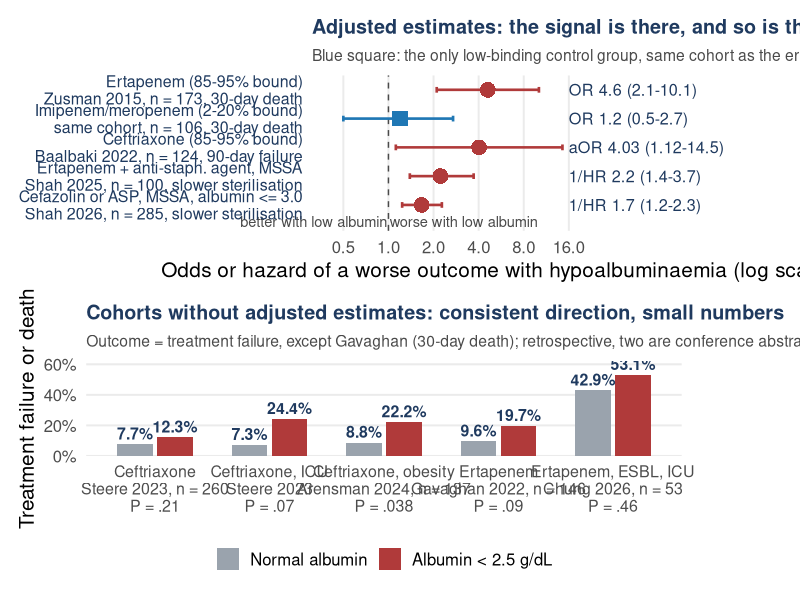

R code for this plot:
# =============================================================================
# Section 3 slide. Do patients on highly protein-bound anti-infectives do worse
# when albumin is low? All clinical evidence is observational. Values are taken
# from the published abstracts / full texts cited; nothing is simulated.
# Panel A (effect estimates with 95% CI, "worse outcome with hypoalbuminaemia"):
#   Zusman 2015 (CMI 21:54; prospective, n = 279): 30-day mortality OR for
#     hypoalbuminaemia 4.6 (2.1-10.1) in 173 ertapenem patients vs 1.2 (0.5-2.7)
#     in 106 imipenem/meropenem patients (P = 0.02 for the difference).
#   Baalbaki 2022 (J Pharm Technol 38:326; n = 124, Enterobacterales bacteraemia,
#     ceftriaxone): 90-day clinical failure aOR 4.03 (1.12-14.50).
#   Shah 2025 (JAC 80:1823; n = 100, MSSA bacteraemia, ertapenem + ASP/cefazolin):
#     time to negative cultures HR 0.45 (0.27-0.72); shown as 1/HR = 2.22 (1.39-3.70).
#   Shah 2026 (JAC 81(2); n = 285, MSSA bacteraemia, cefazolin or ASP, albumin
#     <= 3.0 g/dL): HR 0.60 (0.44-0.81); shown as 1/HR = 1.67 (1.23-2.27).
# Panel B (crude or weighted percentages, hypoalbuminaemia vs normal albumin):
#   Steere 2023 (OFID 10:ofad102; n = 260, ceftriaxone): failure 12.3 vs 7.7 %
#     (P = .21); ICU subgroup 24.4 vs 7.3 % (P = .07).
#   Arensman Hannan 2024 (AAC 68:e01663-23; n = 137, obesity, ceftriaxone 2 g q12h):
#     clinical success 77.8 vs 91.2 % (P = 0.038) -> failure 22.2 vs 8.8 %.
#   Gavaghan 2022 (OFID 9:S2, abstract; n = 146, ertapenem): 30-day mortality
#     19.7 vs 9.6 % (P = 0.09).
#   Chung 2026 (OFID 13:S1, abstract; n = 53, ICU ESBL bacteraemia, ertapenem):
#     treatment failure 53.1 vs 42.9 % (P = 0.46).
#   VanDorf 2024 (Ann Pharmacother 58:690; n = 54, ICU ESBL bacteraemia, matched on
#     albumin): ertapenem vs meropenem clinical failure 50.0 vs 38.9 % (P = 0.436);
#     escalation 33.3 vs 2.8 % (P = 0.002)  [drug comparison, not albumin comparison]
# =============================================================================
suppressPackageStartupMessages({library(dplyr); library(ggplot2); library(patchwork)})
col_blue <- "#1f77b4"; col_grey <- "#9aa3ad"; col_navy <- "#1f3a5f"; col_dark <- "#4a4a4a"; col_red <- "#b03a3a"
base_theme <- function(bs = 17) theme_minimal(base_size = bs) + theme(panel.grid.minor = element_blank(), plot.title = element_text(face = "bold", color = col_navy, size = bs * 0.95), plot.subtitle = element_text(color = col_dark, size = bs * 0.75), plot.margin = margin(8, 10, 8, 8))

fo <- tribble(~label, ~drug, ~est, ~lo, ~hi, ~note, ~ctrl,
  "Ertapenem (85-95% bound)\nZusman 2015, n = 173, 30-day death",                 "Ertapenem",     4.60, 2.10, 10.10, "OR 4.6 (2.1-10.1)",  FALSE,
  "Imipenem/meropenem (2-20% bound)\nsame cohort, n = 106, 30-day death",         "Low-binding",   1.20, 0.50,  2.70, "OR 1.2 (0.5-2.7)",   TRUE,
  "Ceftriaxone (85-95% bound)\nBaalbaki 2022, n = 124, 90-day failure",           "Ceftriaxone",   4.03, 1.12, 14.50, "aOR 4.03 (1.12-14.5)", FALSE,
  "Ertapenem + anti-staph. agent, MSSA\nShah 2025, n = 100, slower sterilisation", "Ertapenem",     1/0.45, 1/0.72, 1/0.27, "1/HR 2.2 (1.4-3.7)", FALSE,
  "Cefazolin or ASP, MSSA, albumin <= 3.0\nShah 2026, n = 285, slower sterilisation", "ASP/cefazolin", 1/0.60, 1/0.81, 1/0.44, "1/HR 1.7 (1.2-2.3)", FALSE) |>
  mutate(label = factor(label, rev(label)))
pa <- ggplot(fo, aes(est, label)) +
  geom_vline(xintercept = 1, linetype = "dashed", color = col_dark) +
  geom_errorbar(aes(xmin = lo, xmax = hi, color = ctrl), width = 0.2, linewidth = 0.9, orientation = "y") +
  geom_point(aes(color = ctrl, shape = ctrl), size = 5, fill = "white") +
  geom_text(aes(x = 16, label = note), hjust = 0, size = 4.1, color = col_navy) +
  annotate("text", x = 0.98, y = 0.42, label = "better with low albumin", hjust = 1, size = 3.7, color = col_dark) +
  annotate("text", x = 1.02, y = 0.42, label = "worse with low albumin", hjust = 0, size = 3.7, color = col_dark) +
  scale_x_log10(limits = c(0.4, 70), breaks = c(0.5, 1, 2, 4, 8, 16)) +
  scale_color_manual(values = c(`FALSE` = col_red, `TRUE` = col_blue), guide = "none") +
  scale_shape_manual(values = c(`FALSE` = 16, `TRUE` = 15), guide = "none") +
  scale_y_discrete(expand = expansion(add = c(0.9, 0.5))) +
  coord_cartesian(clip = "off") +
  labs(x = "Odds or hazard of a worse outcome with hypoalbuminaemia (log scale)", y = NULL,
       title = "Adjusted estimates: the signal is there, and so is the confounder",
       subtitle = "Blue square: the only low-binding control group, same cohort as the ertapenem row") +
  base_theme(15) + theme(panel.grid.major.y = element_blank(), axis.text.y = element_text(size = 11.5, lineheight = 0.9, color = col_navy, hjust = 1),
                         plot.margin = margin(8, 80, 8, 8))

pc <- tribble(~study, ~grp, ~pct,
  "Ceftriaxone\nSteere 2023, n = 260\nP = .21",                 "Low albumin", 12.3, "Ceftriaxone\nSteere 2023, n = 260\nP = .21",                 "Normal", 7.7,
  "Ceftriaxone, ICU\nSteere 2023\nP = .07",            "Low albumin", 24.4, "Ceftriaxone, ICU\nSteere 2023\nP = .07",            "Normal", 7.3,
  "Ceftriaxone, obesity\nArensman 2024, n = 137\nP = .038", "Low albumin", 22.2, "Ceftriaxone, obesity\nArensman 2024, n = 137\nP = .038", "Normal", 8.8,
  "Ertapenem\nGavaghan 2022, n = 146\nP = .09",             "Low albumin", 19.7, "Ertapenem\nGavaghan 2022, n = 146\nP = .09",             "Normal", 9.6,
  "Ertapenem, ESBL, ICU\nChung 2026, n = 53\nP = .46", "Low albumin", 53.1, "Ertapenem, ESBL, ICU\nChung 2026, n = 53\nP = .46", "Normal", 42.9) |>
  mutate(study = factor(study, unique(study)), grp = factor(grp, c("Normal", "Low albumin")))
pb <- ggplot(pc, aes(study, pct, fill = grp)) +
  geom_col(position = position_dodge(0.7), width = 0.62) +
  geom_text(aes(label = paste0(pct, "%")), position = position_dodge(0.7), vjust = -0.4, size = 4, color = col_navy, fontface = "bold") +
  scale_fill_manual(values = c("Normal" = col_grey, "Low albumin" = col_red), name = NULL, labels = c("Normal albumin", "Albumin < 2.5 g/dL")) +
  scale_y_continuous(limits = c(0, 62), breaks = seq(0, 60, 20), expand = c(0, 0), labels = \(x) paste0(x, "%")) +
  labs(x = NULL, y = "Treatment failure or death", title = "Cohorts without adjusted estimates: consistent direction, small numbers",
       subtitle = "Outcome = treatment failure, except Gavaghan (30-day death); retrospective, two are conference abstracts") +
  base_theme(15) + theme(legend.position = "bottom", panel.grid.major.x = element_blank(), axis.text.x = element_text(size = 11.5, lineheight = 0.9))
p <- free(pa) / free(pb) + plot_layout(heights = c(1, 1.05))
ggsave("figures/hypoalbuminaemia_outcomes.png", p, width = 13.5, height = 9.2, dpi = 200, bg = "white")
